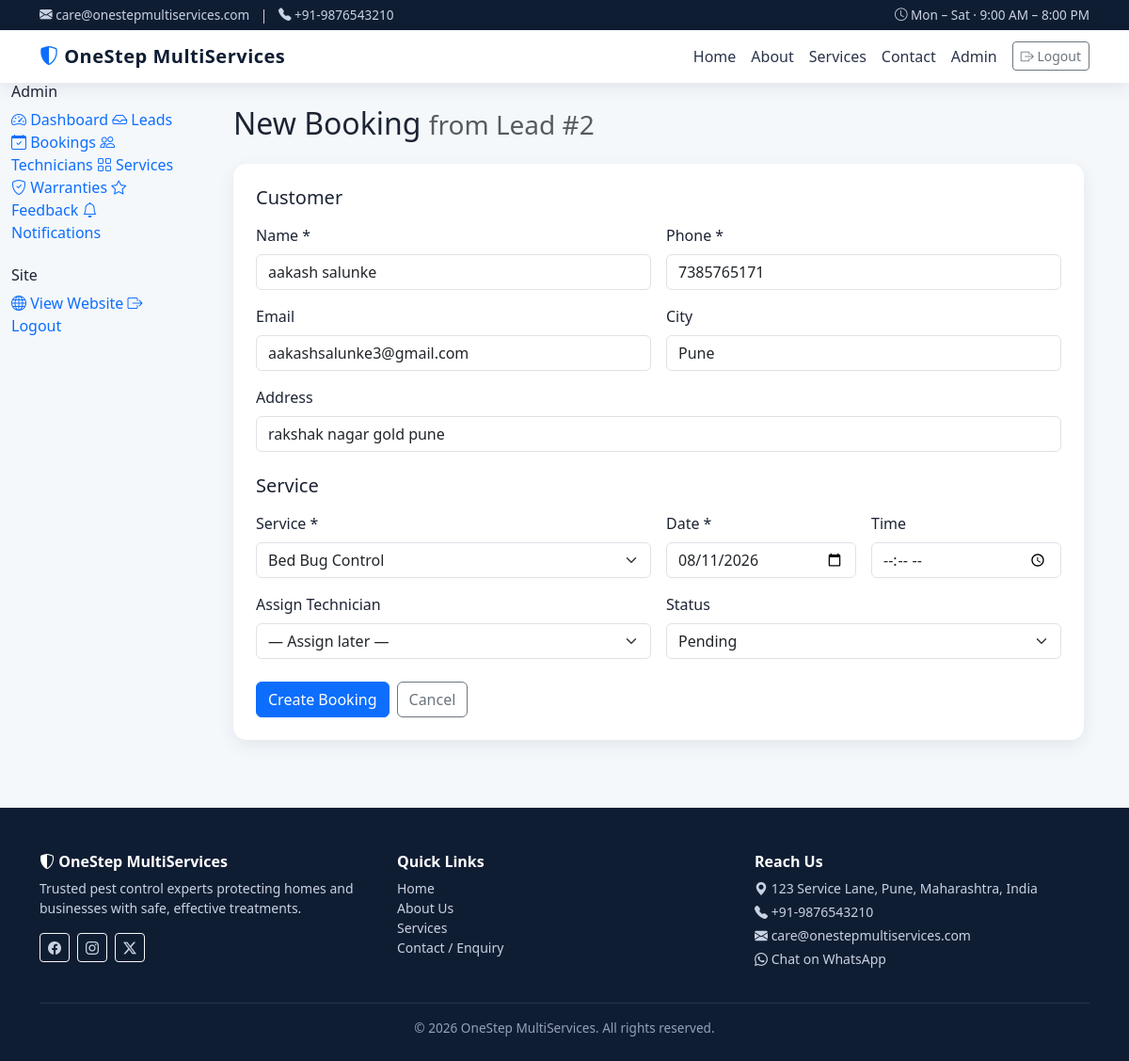
The app's page /admin/bookings/new?lead_id=2 (signed in) with its own data.
### models.py (models this page shows, shortened)
class Lead(db.Model):
    __tablename__ = "leads"
    id = db.Column(db.Integer, primary_key=True)
    customer_id = db.Column(db.Integer, db.ForeignKey("customers.id"), nullable=False)
    service_id = db.Column(db.Integer, db.ForeignKey("services.id"))
    source = db.Column(db.String(30), default="Website")  # Website/WhatsApp/Phone Call/Referral
    message = db.Column(db.Text)
    preferred_date = db.Column(db.Date)
    status = db.Column(db.String(30), default="New")  # New/Contacted/Follow-up Required/Booking Created/Closed/Cancelled
    assigned_to = db.Column(db.Integer, db.ForeignKey("users.id"))
    created_at = db.Column(db.DateTime, default=datetime.utcnow, index=True)
    updated_at = db.Column(db.DateTime, default=datetime.utcnow, onupdate=datetime.utcnow)
    booking = db.relationship("Booking", backref="lead", uselist=False, lazy=True)

class Customer(db.Model):
    __tablename__ = "customers"
    id = db.Column(db.Integer, primary_key=True)
    name = db.Column(db.String(120), nullable=False)
    phone = db.Column(db.String(32), nullable=False, index=True)
    email = db.Column(db.String(180), index=True)
    address = db.Column(db.String(255))
    city = db.Column(db.String(80))
    created_at = db.Column(db.DateTime, default=datetime.utcnow)
    leads = db.relationship("Lead", backref="customer", lazy=True)
    bookings = db.relationship("Booking", backref="customer", lazy=True)
    feedback = db.relationship("Feedback", backref="customer", lazy=True)

class Service(db.Model):
    __tablename__ = "services"
    id = db.Column(db.Integer, primary_key=True)
    name = db.Column(db.String(120), nullable=False, unique=True)
    slug = db.Column(db.String(120), unique=True, index=True)
    short_description = db.Column(db.String(255))
    description = db.Column(db.Text)
    benefits = db.Column(db.Text)
    process = db.Column(db.Text)
    faq = db.Column(db.Text)  # JSON-encoded Q&A list
    image = db.Column(db.String(255))  # static/images/<file>
    icon = db.Column(db.String(80))  # bootstrap-icons class e.g. bi-bug
    status = db.Column(db.String(20), default="ACTIVE")  # ACTIVE / INACTIVE
    created_at = db.Column(db.DateTime, default=datetime.utcnow)
    leads = db.relationship("Lead", backref="service", lazy=True)
    bookings = db.relationship("Booking", backref="service", lazy=True)

### blueprints/admin.py (the view)
    @login_required
    def wrapped(*a, **kw):
        if not current_user.is_admin:
            abort(403)
        return view(*a, **kw)

### blueprints/admin.py (called while the page is built, shortened)
def _admin_required(view):
    @login_required
    def wrapped(*a, **kw):
        if not current_user.is_admin:
            abort(403)
        return view(*a, **kw)
    wrapped.__name__ = view.__name__
    return wrapped

@bp.route("/bookings/new", methods=["GET", "POST"])
@_admin_required
def booking_new():
    services = Service.query.filter_by(status="ACTIVE").all()
    technicians = User.query.filter_by(role="TECHNICIAN", is_active=True).all()
    lead_id = request.args.get("lead_id", type=int)
    lead = Lead.query.get(lead_id) if lead_id else None
    return render_template(
        "admin/booking_form.html",
        services=services, technicians=technicians, lead=lead,
    )

### models.py (called while the page is built)
    @property
    def is_admin(self):
        return self.role == "ADMIN"

### app/templates/admin/booking_form.html (shortened to what this page needs)
{% extends "admin/_layout.html" %}
{% block admin_content %}
<h2 class="mb-4">New Booking {% if lead %}<small class="text-muted">from Lead #{{ lead.id }}</small>{% endif %}</h2>
<div class="os-card p-4">
  <form method="post">
    <h5 class="mb-3">Customer</h5>
    <div class="row g-3">
      <div class="col-md-6">
        <label class="form-label">Name *</label>
        <input type="text" name="name" class="form-control" required value="{{ lead.customer.name if lead else '' }}">
      </div>
      <div class="col-md-6">
        <label class="form-label">Phone *</label>
        <input type="tel" name="phone" class="form-control" required value="{{ lead.customer.phone if lead else '' }}">
      </div>
      <div class="col-md-6">
        <label class="form-label">Email</label>
        <input type="email" name="email" class="form-control" value="{{ lead.customer.email if lead and lead.customer.email else '' }}">
      </div>
      <div class="col-md-6">
        <label class="form-label">City</label>
        <input type="text" name="city" class="form-control" value="{{ lead.customer.city if lead and lead.customer.city else '' }}">
      </div>
      <div class="col-12">
        <label class="form-label">Address</label>
        <input type="text" name="address" class="form-control" value="{{ lead.customer.address if lead and lead.customer.address else '' }}">
      </div>
    </div>
    <h5 class="mt-4 mb-3">Service</h5>
    <div class="row g-3">
      <div class="col-md-6">
        <label class="form-label">Service *</label>
        <select name="service_id" class="form-select" required>
          {% for s in services %}
          <option value="{{ s.id }}" {% if lead and lead.service_id==s.id %}selected{% endif %}>{{ s.name }}</option>
          {% endfor %}
        </select>
      </div>
      <div class="col-md-3">
        <label class="form-label">Date *</label>
        <input type="date" name="booking_date" class="form-control" required value="{{ lead.preferred_date.isoformat() if lead and lead.preferred_date else '' }}">
      </div>
      <div class="col-md-3">
        <label class="form-label">Time</label>
        <input type="time" name="booking_time" class="form-control">
      </div>
      <div class="col-md-6">
        <label class="form-label">Assign Technician</label>
        <select name="technician_id" class="form-select">
          <option value="">— Assign later —</option>
        </select>
      </div>
      <div class="col-md-6">
        <label class="form-label">Status</label>
        <select name="status" class="form-select">
          {% for st in ['Pending','Confirmed','Assigned'] %}
          <option value="{{ st }}">{{ st }}</option>
          {% endfor %}
        </select>
      </div>
    </div>
    <div class="mt-4 d-flex gap-2">
      <button class="btn btn-primary">Create Booking</button>
      <a href="{{ url_for('admin.bookings') }}" class="btn btn-outline-secondary">Cancel</a>
    </div>
  </form>
</div>
{% endblock %}

### app/static/css/style.css (style rules this page uses)
:root { --os-primary: #0d6efd; --os-primary-dark: #0a58ca; --os-accent: #20c997; --os-dark: #0f1d33; --os-muted: #6c757d; --os-bg: #f5f8fb; --os-card-shadow: 0 6px 18px rgba(15, 29, 51, 0.08); --os-radius: 14px; }
body { background: var(--os-bg); font-family: 'Segoe UI', Roboto, system-ui, -apple-system, sans-serif; color: #1c2434; }
a { text-decoration: none; }
.os-card { background: #fff; border-radius: var(--os-radius); box-shadow: var(--os-card-shadow); border: 0; transition: transform .2s ease, box-shadow .2s ease; }

### records on screen
Lead: id "2", service_id "Bed Bug Control", booking_date "08/11/2026"
Customer: name "aakash salunke", phone "7385765171", email "aakashsalunke3@gmail.com", city "Pune", address "rakshak nagar gold pune"

### other values on screen
{{ business_email }} "care@onestepmultiservices.com"
{{ business_phone }} "+91-9876543210"
{{ business_name }} "OneStep MultiServices"
{{ business_address }} "123 Service Lane, Pune, Maharashtra, India"
form field status "Pending"
